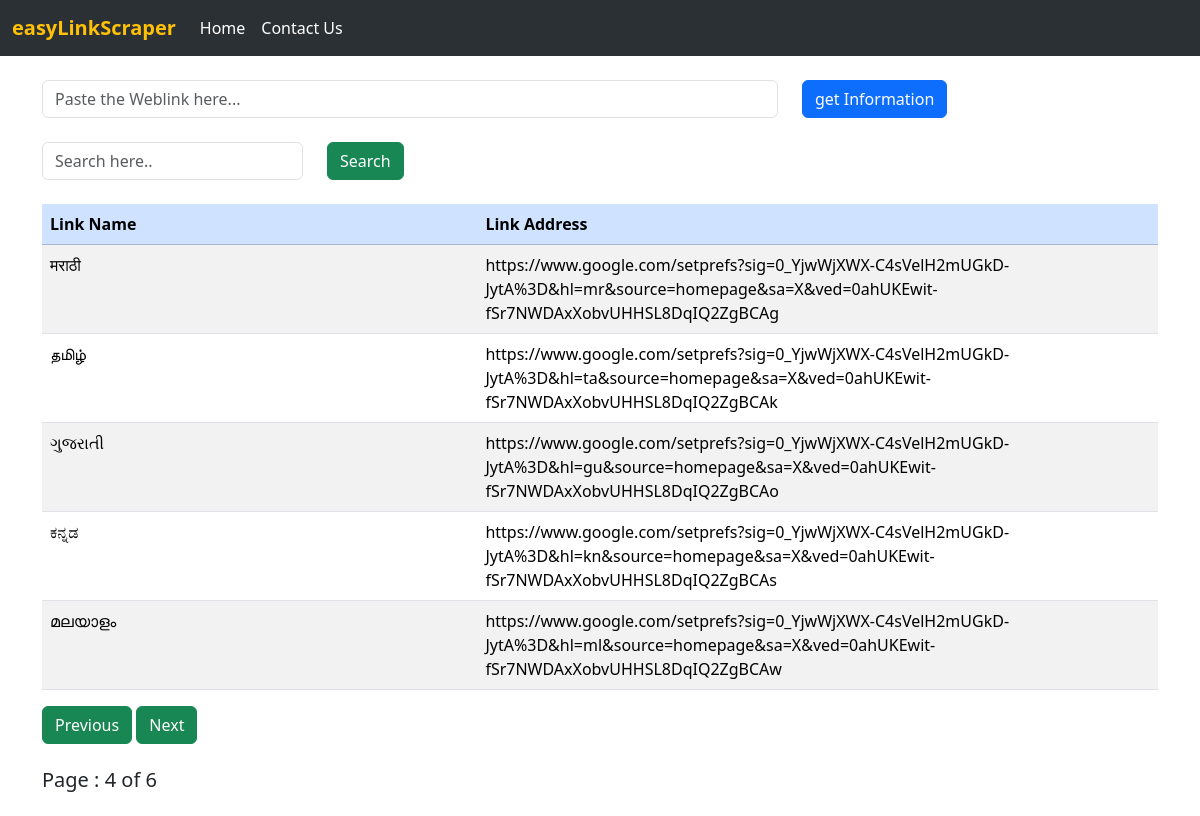
/?page=4, run on the app's committed database.
### scraperApp/models.py (models this page shows, shortened)
class getLinkData(models.Model):
    link_name = models.CharField(max_length=5000,null=True,blank=True)
    link_address = models.CharField(max_length=5000,null=True,blank=True)

### scraperApp/views.py (the view)
# urls.py: path('',scraper_view.getLinks,name="getLinks"),
def getLinks(request):
    if(request.method == "POST"):
        getlinkinfo = request.POST.get('getlinkinfo','')
        page = requests.get(getlinkinfo)
        soup = BeautifulSoup(page.text,'html.parser')
        getLinkData.objects.all().delete()
        for link in soup.find_all('a'):
            get_address = link.get('href')
            get_name = link.string
            getLinkData.objects.create(link_name=get_name,link_address=get_address)
        return redirect("/")
    else:
        searchLink = request.GET.get('searchLink')
        if(searchLink!='' and searchLink is not None):
            all_links = getLinkData.objects.filter(Q(link_name__icontains=searchLink) | Q(link_address__icontains=searchLink))
            if not all_links:
                messages.warning(request,f"No matching keyword for {searchLink}")
                all_links = getLinkData.objects.all()
            else:
                messages.success(request,f"Following are results for {searchLink}")
        elif(searchLink==''):
            messages.warning(request,f"Enter a valid Search...")
        else:
            all_links = getLinkData.objects.all()
        paginator = Paginator(all_links,5)
        page = request.GET.get('page')
        all_links = paginator.get_page(page)
    return render(request,"scraperApp/index.html",{'all_links':all_links})

### scraperApp/templates/scraperApp/index.html (shortened to what this page needs)
{% extends 'scraperApp/base.html' %}
{% block body %}
    <div class="container my-4">
        <form method="POST" action="/" class="form-inline">
            <div class="row">
                <div class="col-8">
                    <input class="form-control mr-sm-2" type="text" name="getlinkinfo" placeholder="Paste the Weblink here...">
                </div>
                <div class="col-4">
                    <button class="btn btn-primary" type="submit">get Information</button>
                </div>
            </div>
        </form>
    </div>
    <div class="container my-4">
        <form method="GET" action=" " class="form-inline">
            <div class="row">
                <div class="col-3">
                    <input class="form-control mr-sm-2" type="search" name="searchLink" placeholder="Search here..">
                </div>
                <div class="col-2">
                    <button class="btn btn-success" type="submit">Search</button>
                </div>
            </div>
        </form>
    </div>
    <div class="container">
        <table class="table table-striped">
            <thead class="table-primary">
                <tr>
                    <th scope="col-3">Link Name</th>
                    <th scope="col-5">Link Address</th>
                </tr>
            </thead>
            <tbody>
                {% for link in all_links %}
                <tr>
                    <td>{{link.link_name}}</td>
                    <td style="word-wrap: break-word;min-width: 160px;max-width: 160px;">{{link.link_address}}</td>
                </tr>
                {% endfor %}
            </tbody>
        </table>
        {% if all_links.has_previous %}
            <a href="?page={{all_links.previous_page_number}}" class="btn btn-success">Previous</a>
        {% endif %}
        {% if all_links.has_next %}
            <a href="?page={{all_links.next_page_number}}" class="btn btn-success">Next</a>
        {% endif %}
        <h5 class="my-4">Page : {{all_links.number}} of {{all_links.paginator.num_pages}}</h5>
    </div>
{% endblock %}

### data on the page
getLinkData: link_name "मराठी", link_address "https://www.google.com/setprefs?sig=0_YjwWjXWX-C4sVelH2mUGkD-JytA%3D&hl=mr&source=homepage&sa=X&ved=0ahUKEwit-fSr7NWDAxXobvUHHSL8DqIQ2ZgBCAg"
getLinkData: link_name "தமிழ்", link_address "https://www.google.com/setprefs?sig=0_YjwWjXWX-C4sVelH2mUGkD-JytA%3D&hl=ta&source=homepage&sa=X&ved=0ahUKEwit-fSr7NWDAxXobvUHHSL8DqIQ2ZgBCAk"
getLinkData: link_name "ગુજરાતી", link_address "https://www.google.com/setprefs?sig=0_YjwWjXWX-C4sVelH2mUGkD-JytA%3D&hl=gu&source=homepage&sa=X&ved=0ahUKEwit-fSr7NWDAxXobvUHHSL8DqIQ2ZgBCAo"
getLinkData: link_name "ಕನ್ನಡ", link_address "https://www.google.com/setprefs?sig=0_YjwWjXWX-C4sVelH2mUGkD-JytA%3D&hl=kn&source=homepage&sa=X&ved=0ahUKEwit-fSr7NWDAxXobvUHHSL8DqIQ2ZgBCAs"
getLinkData: link_name "മലയാളം", link_address "https://www.google.com/setprefs?sig=0_YjwWjXWX-C4sVelH2mUGkD-JytA%3D&hl=ml&source=homepage&sa=X&ved=0ahUKEwit-fSr7NWDAxXobvUHHSL8DqIQ2ZgBCAw"

### other printed values
{{ all_links.number }} "4"
{{ all_links.paginator.num_pages }} "6"
